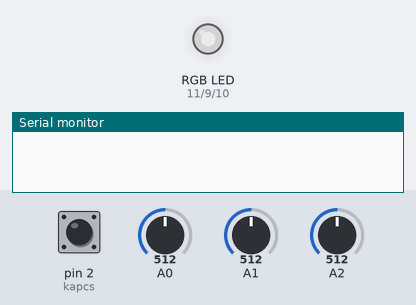
Recording of a sketch running on a simulated Arduino Uno, built with avr-gcc and run on an emulated ATmega328P. On the bench: an RGB LED mixed from three pins (HIGH = lit), the last lines printed to the serial monitor. The inputs (shaded band) are chosen by the test bench; at power-on: pin 2 (kapcs) HIGH, A0 = 512, A1 = 512, A2 = 512. Dim RGB values are drawn brighter than linear.

Above: at 2.7 s.
2.8 s: pin 2 (kapcs) pulled LOW for 1 s
At 4.9 s:
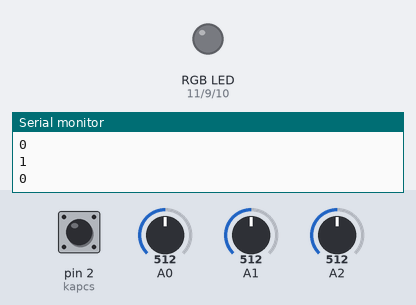
5.8 s: pin 2 (kapcs) pulled LOW for 0.15 s
At 6.5 s:
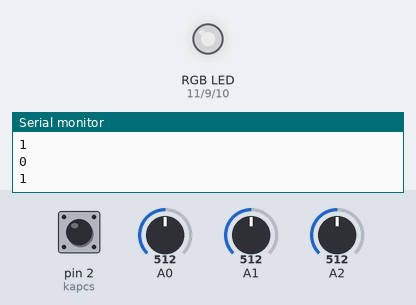
7.4 s: A0 set to 716
At 8.6 s:
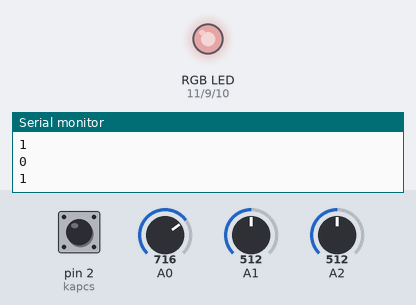
8.9 s: A1 set to 716
At 10.0 s:
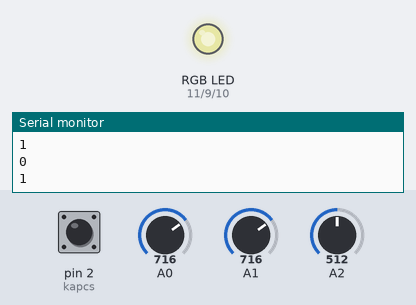
10.4 s: A2 set to 716
At 11.1 s:
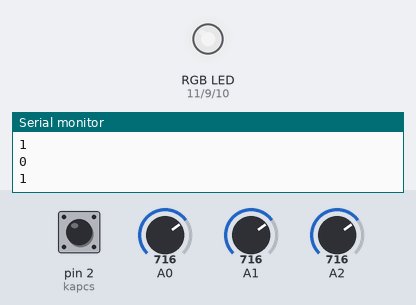
11.9 s: A0 set to 900
At 12.3 s:
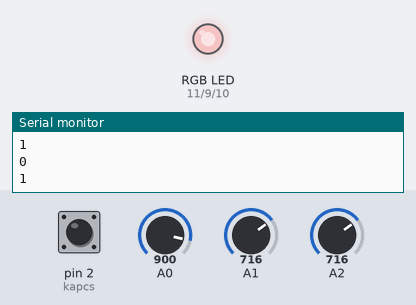
Timing chart, 0 to 14.4 s (numbered marks = the images above; inputs shaded):
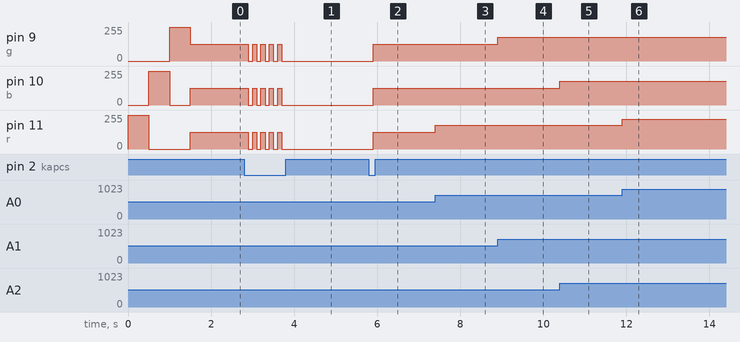

The sketch:

RGBLED.ino
```cpp
int r=11;
int b=10;
int g=9;

byte fenyEro=0;
byte irany=1;

int poti=0;

int kapcs=2;

bool mukodik=true;

void setup() {
  pinMode(r,OUTPUT);
  pinMode(b,OUTPUT);
  pinMode(g,OUTPUT);

  pinMode(A0,INPUT);
  pinMode(A1,INPUT);
  pinMode(A2,INPUT);
  pinMode(kapcs, INPUT_PULLUP);

  Serial.begin(9600);

  digitalWrite(r,1);   delay(500);

  digitalWrite(r,0);
  digitalWrite(b,1);   delay(500);

  digitalWrite(b,0);
  digitalWrite(g,1);   delay(500);

  digitalWrite(r,0);
  digitalWrite(g,0);
  digitalWrite(b,0);

 /* analogWrite(r,0);
  analogWrite(g,0);
  analogWrite(b,255);*/


}

void loop() {
  if (mukodik){
    poti=analogRead(A0); //0-1023
    fenyEro=map(poti,0,1023,0,255);
    analogWrite(r,fenyEro);

    poti=analogRead(A1); //0-1023
    fenyEro=map(poti,0,1023,0,255);
    analogWrite(g,fenyEro);

    poti=analogRead(A2); //0-1023
    fenyEro=map(poti,0,1023,0,255);
    analogWrite(b,fenyEro);
  }
  else
  {
    digitalWrite(r,0);
    digitalWrite(g,0);
    digitalWrite(b,0);
  }

  if (digitalRead(kapcs)==0)
  {
    delay(100);
    if (digitalRead(kapcs)==0){

      mukodik=!mukodik;
      Serial.println(mukodik);
      }
  }

/*  Serial.print("Analóg érték: ");
  Serial.print(poti);
  Serial.print("; Fényerő: ");
  Serial.println(fenyEro);*/

   //fenyEro 0-255
  /*if (fenyEro==255) {irany=-1;}
  if (fenyEro==0) irany=1;
  fenyEro=fenyEro+irany;
  delay(10); */

}
```

Measured:
- after the input at 2.8 s, pin 9 (g), pin 10 (b), pin 11 (r): alternates 127/255 for 0.10 s and 0/255 for 0.10 s, 9 changes in all, then stays 0/255, starting after 0.10 s
- after the input at 5.8 s, pin 9 (g), pin 10 (b), pin 11 (r): 0/255 → 127/255 after 0.10 s
- after the input at 7.4 s, pin 11 (r): 127/255 → 178/255 at once
- after the input at 8.9 s, pin 9 (g): 127/255 → 178/255 at once
- after the input at 10.4 s, pin 10 (b): 127/255 → 178/255 at once
- after the input at 11.9 s, pin 11 (r): 178/255 → 224/255 at once
